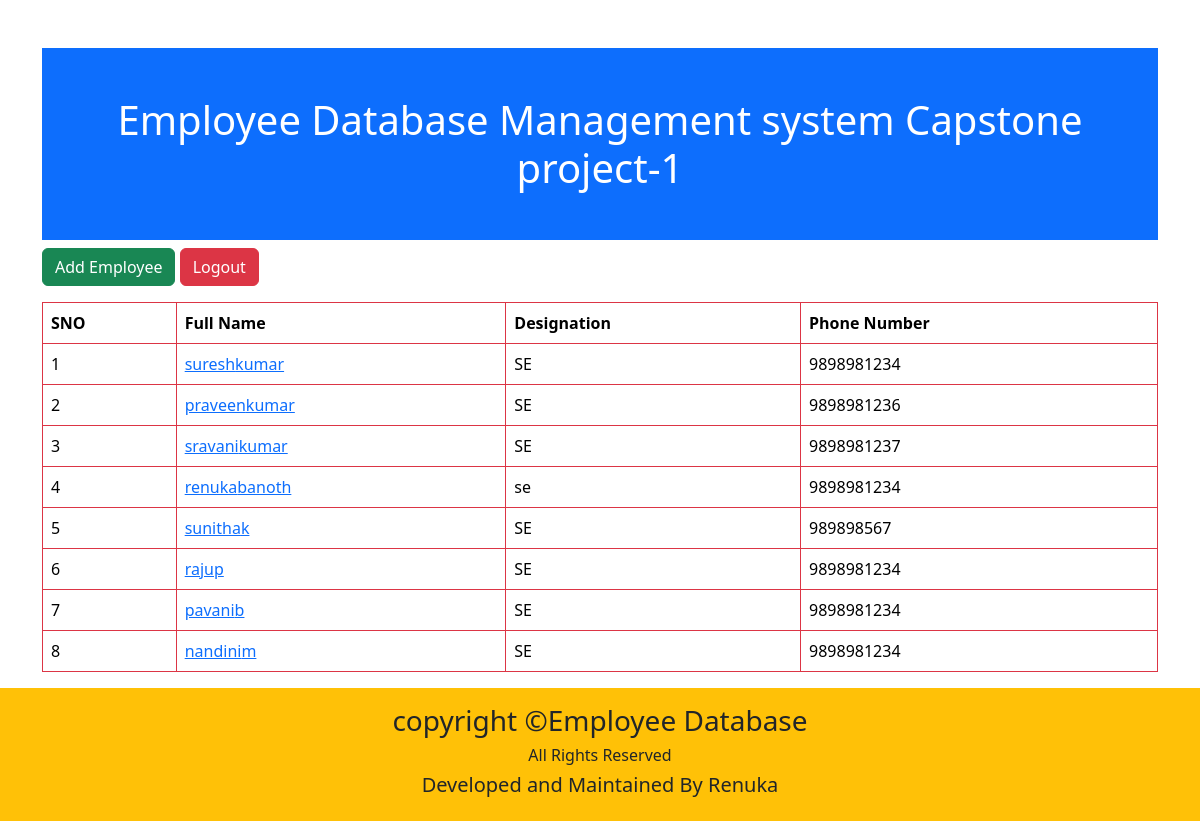
The app's page / (signed in), older data.
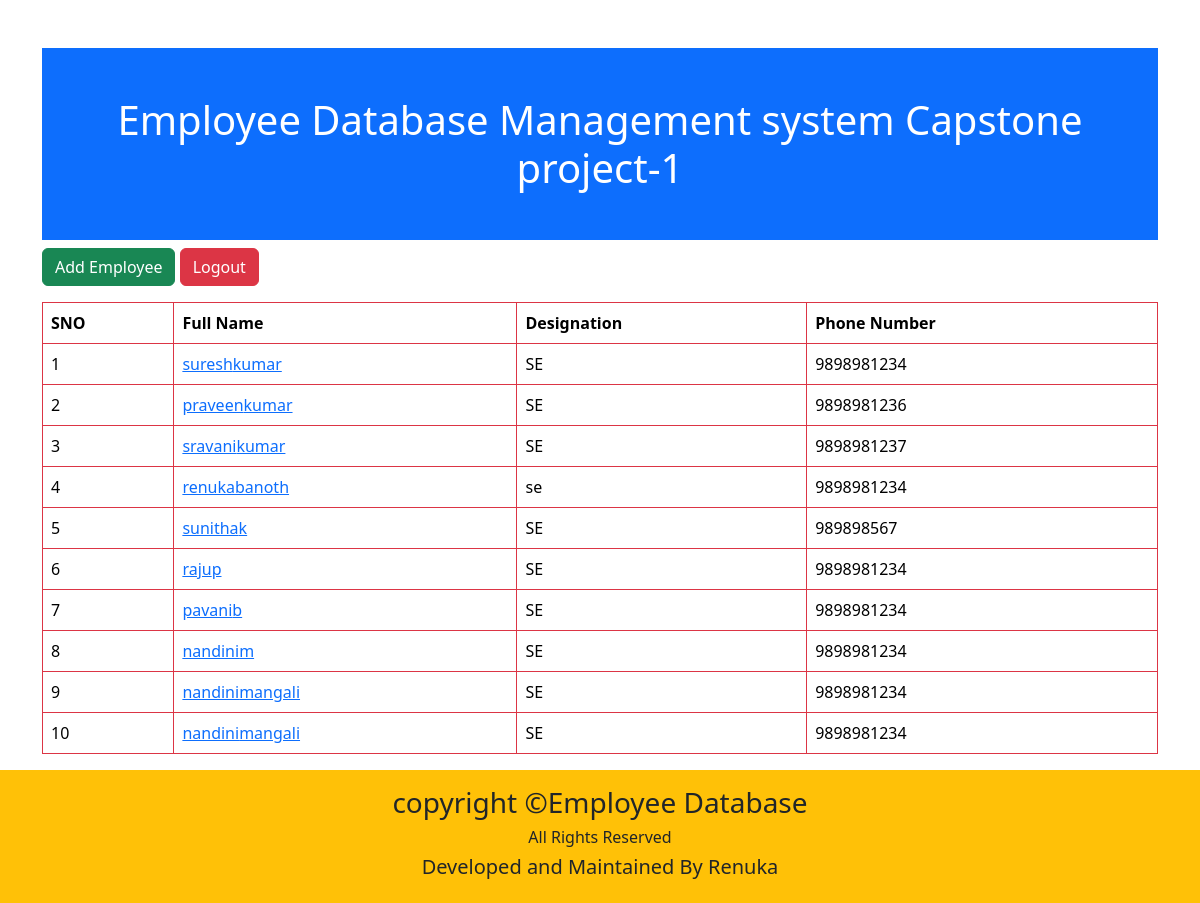
The same page, newer data.
### app/models.py (models this page shows)
class Employee(models.Model):
    firstname=models.CharField(max_length=100)
    last_name=models.CharField(max_length=100)
    photo=models.CharField(max_length=100)
    designation=models.CharField(max_length=100)
    email_address=models.CharField(max_length=100)
    phone_number=models.CharField(max_length=100)

### app/views.py (the view)
# urls.py: 2. Add a URL to urlpatterns:  path('', views.home, name='home')
@login_required
def home(request):
    employees=Employee.objects.all()
    return render(request,'app/home.html',{'employees':employees})

### app/templates/app/home.html (shortened to what this page needs)
<!DOCTYPE html>
<html lang="en">
<head>
    <link href="https://cdn.jsdelivr.net/npm/bootstrap@5.3.8/dist/css/bootstrap.min.css" rel="stylesheet">
</head>
<body>
    <div class="container mt-5">
        <h1 class="bg-primary text-white p-5 text-center">Employee Database Management system Capstone project-1</h1>
        <a href="{% url 'add_employee' %}" class="btn btn-success mb-3">Add Employee</a>
        <table class=" table table-bordered border-danger table-hover">
            <form method="post" action="{% url 'logout' %}" style="display:inline">
                <button type="submit" class="btn btn-danger mb-3">Logout</button>
            </form>
            <thead>
                <tr>
                    <th>SNO</th>
                    <th>Full Name</th>
                    <th>Designation</th>
                    <th>Phone Number</th>
                </tr>
            </thead>
        <tbody>
            {% for x in employees %}
            <tr>
                <td>{{x.id}}</td>
                <td><a href="{% url 'employee_detail' x.id %}">{{x.firstname}}{{x.last_name}}</a></td>
                <td>{{x.designation}}</td>
                <td>{{x.phone_number}}</td>
            </tr>
            {% endfor %}
        </tbody>
        </table>
    </div>
    <div>
        <footer class="text-center bg-warning p-3">
            <h3>copyright &copy;Employee Database</h3>
            <h6>All Rights Reserved</h6>
            <h5>Developed and Maintained By Renuka</h5>
        </footer>
    </div>
</body>
</html>

Row changes from the older to the newer data that the page shows:
added Employee: id "9", firstname "nandini", last_name "mangali", designation "SE", phone_number "9898981234"
added Employee: id "10", firstname "nandini", last_name "mangali", designation "SE", phone_number "9898981234"
